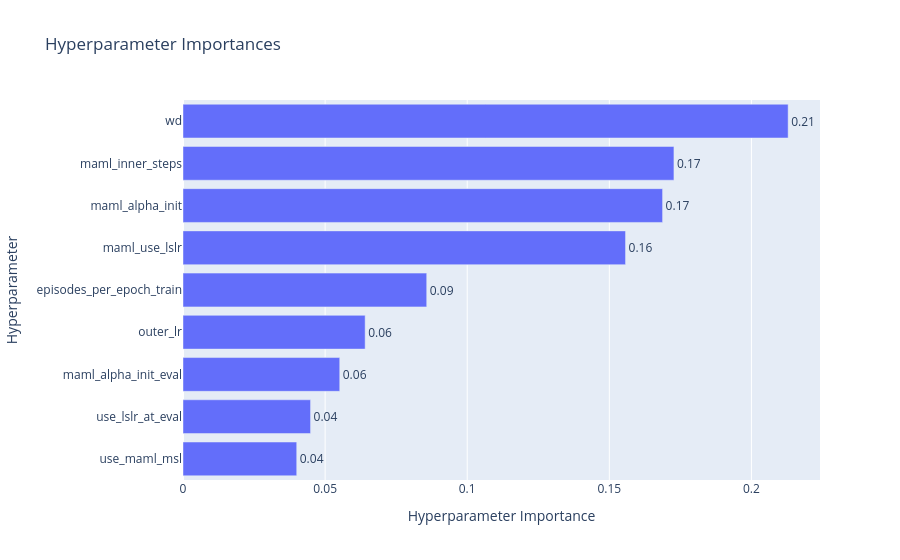

The notebook cell this image was saved under:
### Code cell
# 2. Plot Hyperparameter Importance
try:
    fig_imp = plot_param_importances(study)
    fig_imp.show()
except Exception as e:
    print(f"Could not plot importance (might need more trials): {e}")

### Figure 1 — Plotly figure (JSON) as saved in the notebook; plotly's stock layout.template omitted (floating-point values rounded to 4 significant figures)
{"data": [{"cliponaxis": false, "hovertemplate": ["use_maml_msl (CategoricalDistribution): 0.040015420035952154<extra></extra>", "use_lslr_at_eval (CategoricalDistribution): 0.04488113657480664<extra></extra>", "maml_alpha_init_eval (FloatDistribution): 0.0551485605155197<extra></extra>", "outer_lr (FloatDistribution): 0.06409073995910354<extra></extra>", "episodes_per_epoch_train (CategoricalDistribution): 0.08575464502421368<extra></extra>", "maml_use_lslr (CategoricalDistribution): 0.1557079270000052<extra></extra>", "maml_alpha_init (FloatDistribution): 0.16874052047495017<extra></extra>", "maml_inner_steps (CategoricalDistribution): 0.1727375744269561<extra></extra>", "wd (FloatDistribution): 0.2129234759884928<extra></extra>"], "name": "Objective Value", "orientation": "h", "text": ["0.04", "0.04", "0.06", "0.06", "0.09", "0.16", "0.17", "0.17", "0.21"], "textposition": "outside", "type": "bar", "x": [0.04002, 0.04488, 0.05515, 0.06409, 0.08575, 0.1557, 0.1687, 0.1727, 0.2129], "y": ["use_maml_msl", "use_lslr_at_eval", "maml_alpha_init_eval", "outer_lr", "episodes_per_epoch_train", "maml_use_lslr", "maml_alpha_init", "maml_inner_steps", "wd"]}], "layout": {"title": {"text": "Hyperparameter Importances"}, "xaxis": {"title": {"text": "Hyperparameter Importance"}}, "yaxis": {"title": {"text": "Hyperparameter"}}}}
